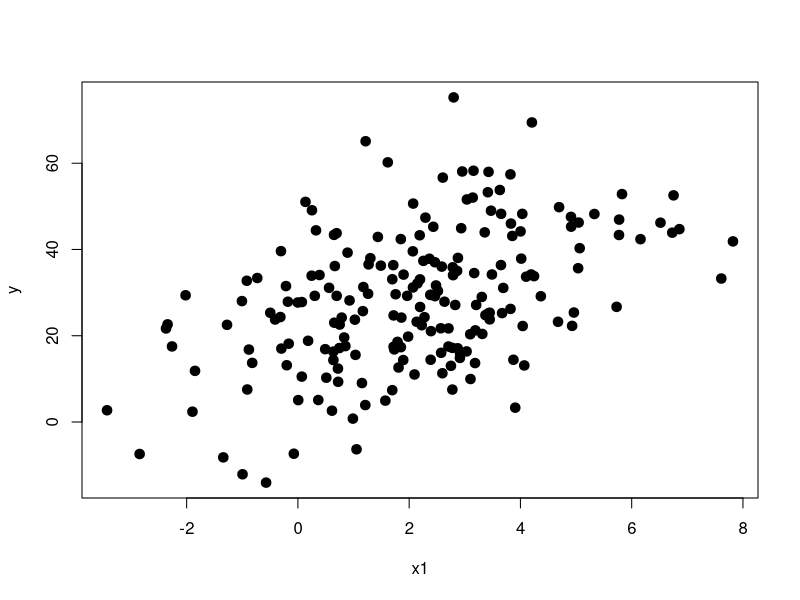
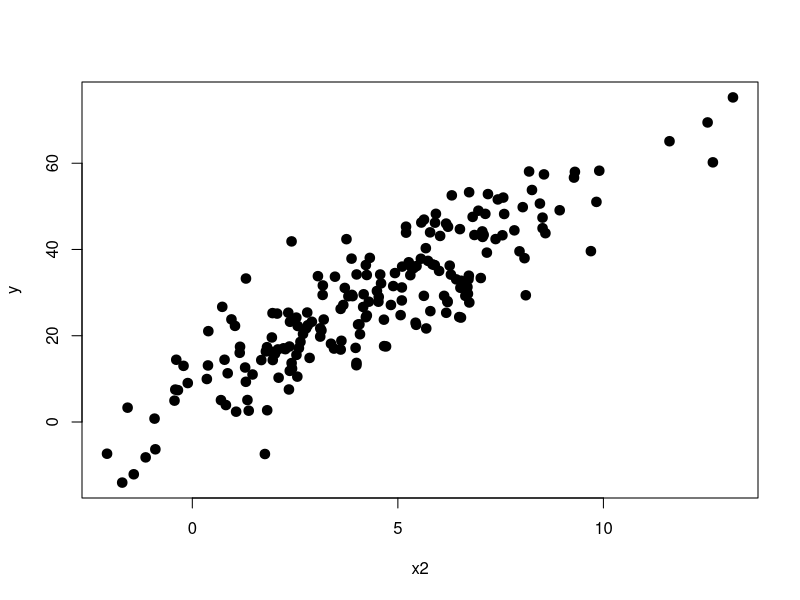

Here is the R script that generated these plots, in order:
# Generate arbitrary regression model
y = c()
x1 = c()
x2 = c()
for (i in 1:200)
{
  x1[i] = rnorm(1, mean = 2, sd = 2)
  x2[i] = rnorm(1, mean = 4, sd = 3)
  y[i] = 3.3 * x1[i] + 4.8 * x2[i] + rnorm(1, mean = 0, sd = 5)
}

# Plot Data
full_data <- cbind(as.data.frame(x1), as.data.frame(x2), as.data.frame(y))
plot(x1,y, pch=19, lwd=3)
plot(x2,y, pch=19, lwd=3)


# Models
full_model <- lm(y ~ x1 + x2, data = full_data)
full_model$coefficients

x1_model <- lm(y ~ x1, data = full_data)
x1_model$coefficients

x2_model <- lm(y ~ x2, data = full_data)
x2_model$coefficients



# Evaluate Models
evaluate_full_model <- function(x1, x2)
{
  newdata = cbind(as.data.frame(x1), as.data.frame(x2))
  predict.lm(full_model, newdata)
}

evaluate_x1_model <- function(x1)
{
  newdata = as.data.frame(x1)
  predict.lm(x1_model, newdata)
}

evaluate_x2_model <- function(x2)
{
  newdata = as.data.frame(x2)
  predict.lm(x2_model, newdata)
}



# Compute Likelihoods
fit1 <- c()
for (i in 1:nrow(full_data))
{
  fit1[i] = dnorm(y[i], mean = evaluate_full_model(x1[i], x2[i]), sd = sd(residuals(full_model)))
}

fit2 <- c()
for (i in 1:nrow(full_data))
{
  fit2[i] = dnorm(y[i], mean = evaluate_x1_model(x1[i]), sd = sd(residuals(x1_model)))
}

fit3 <- c()
for (i in 1:nrow(full_data))
{
  fit3[i] = dnorm(y[i], mean = evaluate_x2_model(x2[i]), sd = sd(residuals(x2_model)))
}

fit4 <-c() # default model (mean of dependent variable)
for (i in 1:nrow(full_data))
{
  fit4[i] = dnorm(y[i], mean = mean(y), sd = sd(y - mean(y)))
}



# Compute Entropy (the lower the better)
# H(X) = -E[log f(x)], f(x) being the likelihood
# lower entropy corresponds to more predictability within a probabilistic system
-mean(log(fit1))
-mean(log(fit2))
-mean(log(fit3))
-mean(log(fit4))



# For comparison, we can display the AIC values
# don't have a model for default case (mean) so I'm ignoring it here, but 
# theoretically should be similar to x2_model
AIC(full_model)
AIC(x1_model)
AIC(x2_model)



# Information Gain - Relative Entropy
# relative entropy of full_model and x2_model
# "better" models will be > 0
# "worse" models will be < 0
# equivalent models will be 0
kl_div <- c()
for (i in 1:nrow(full_data))
{
  kl_div[i] = fit1[i]*log(fit1[i] / fit2[i])
}
-sum(kl_div)
